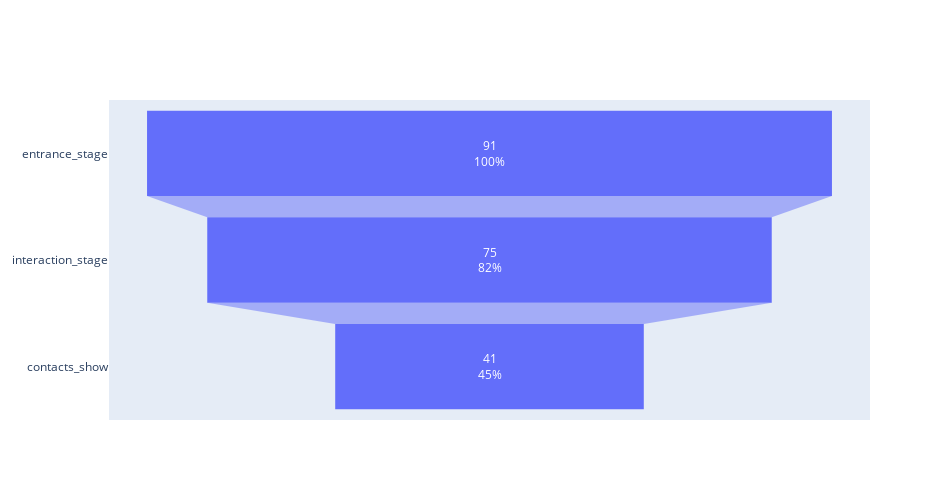

The code cell stored with this chart in its notebook:
### Markdown cell above
### Diferencias por cluster - Conversion

 - Ho: La conversion es la misma independiente del cluster al que pertenece el usuario
 - H1: La conversion varia segun el cluster al que pertenece el usuario
 - alpha: nivel de significacion, probabilidad de cometer un error tipo 1, 5%

### Code cell
# graficamos el embudo para el cluster 3
fig = go.Figure()

fig.add_trace(
    go.Funnel(
        name="Cluster 0",
        y=["entrance_stage", "interaction_stage", "contacts_show"],
        x=[
            entrance_stage_nusers_c0,
            interaction_stage_nusers_c0,
            contacts_show_nusers_c0,
        ],
        textinfo="value+percent initial",
    )
)

fig.update_layout(legend=dict(x=0.85, y=0.05), width=950, height=500)
fig.show()

### Figure 1 — Plotly figure (JSON) as saved in the notebook; plotly's stock layout.template omitted (floating-point values rounded to 4 significant figures)
{"data": [{"name": "Cluster 0", "textinfo": "value+percent initial", "type": "funnel", "x": [91, 75, 41], "y": ["entrance_stage", "interaction_stage", "contacts_show"]}], "layout": {"height": 500, "legend": {"x": 0.85, "y": 0.05}, "width": 950}}
